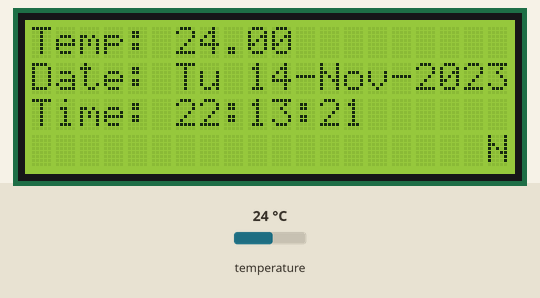
The sketch below on a simulated Arduino Uno, built with avr-gcc and run on an emulated ATmega328P. Shown: 20×4 character LCD. The inputs (shaded band) are chosen by the test bench; at power-on: temperature 24 °C. The local clock reads 2024-03-15 10:24:30 at power-on unless the sketch sets it; what the sketch prints to the serial monitor is not drawn.

Above: at 1.2 s.
1.3 s: temperature set to 12 °C
At 2.9 s:
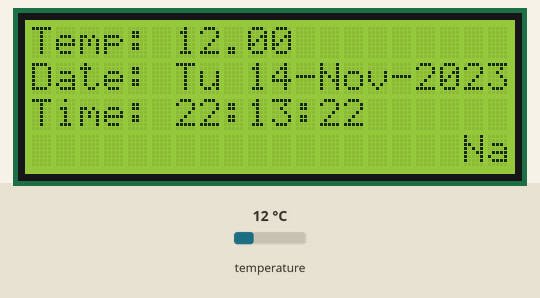
5.4 s: temperature set to 19 °C
At 6.8 s:
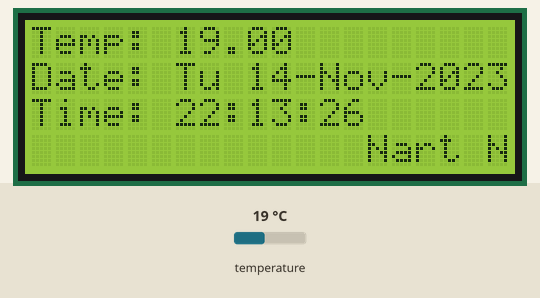
9.5 s: temperature set to 28 °C
At 10.7 s:
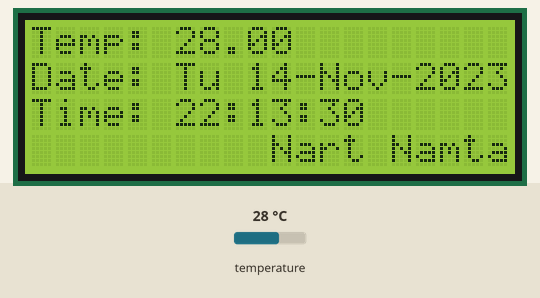
Timing chart, 0 to 12.5 s (numbered marks = the images above; inputs shaded):
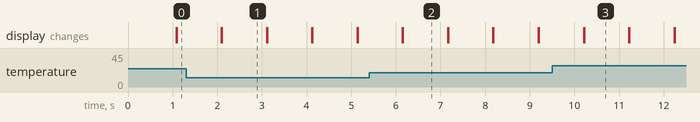

The sketch:

DS3231_LCD4bit2004Char.ino
```cpp
// Date, Time and Alarm functions using a DS3231 RTC connected via I2C and Wire lib
/*DS3231
    SDA > A4
    SCL > A5
*/


#include <Wire.h>
#include <SPI.h>  // not used here, but needed to prevent a RTClib compile error
#include <RTClib.h>
#include <LiquidCrystal.h>


RTC_DS3231 RTC;
LiquidCrystal lcd(12, 11, 5, 4, 3, 2);

int screenWidth = 20;
int screenHeight = 4;
String line1 = "Nart Namtal";
int stringStart, stringStop = 0;
int scrollCursor = screenWidth;
byte customChar[] = {
  0x00,
  0x0A,
  0x1F,
  0x1F,
  0x1F,
  0x0E,
  0x04,
  0x00
};

void setup() {
  Serial.begin(115200);
  Wire.begin();
  RTC.begin();
  lcd.begin(screenWidth,screenHeight);

  RTC.adjust(DateTime(__DATE__, __TIME__));
  if (! RTC.isrunning()) {
    Serial.println("RTC is NOT running!");
    // following line sets the RTC to the date & time this sketch was compiled
    RTC.adjust(DateTime(__DATE__, __TIME__));
  }
  DateTime now = RTC.now();
  //RTC.setAlarm1Simple(21, 58);
  RTC.turnOnAlarm(0);
  if (RTC.checkAlarmEnabled(1)) {
    Serial.println("Alarm Enabled");
  }
}

void loop () {
  lcd.setCursor(0, 0);
  lcd.print("Temp:");
  /*lcd.createChar(0, customChar);
  lcd.setCursor(12, 0);
  lcd.write(byte(0));*/
  lcd.setCursor(0, 1);
  lcd.print("Date:");
  lcd.setCursor(11, 1);
  lcd.print('-');
  lcd.setCursor(15, 1);
  lcd.print('-');
  lcd.setCursor(0, 2);
  lcd.print("Time:");

  DateTime now = RTC.now();
  float temp = RTC.getTemperature();

  lcd.setCursor(6, 0);
  lcd.print(temp);

  const char* dayChar = Day(now.dayOfWeek());
  lcd.setCursor(6, 1);
  lcd.print(dayChar);

  if(now.day() < 10) {
    lcd.setCursor(9, 1);
    lcd.print(0);
    lcd.print(now.day(), DEC);
  } else {
    lcd.setCursor(9, 1);
    lcd.print(now.day(), DEC);
  }
  const char* monthChar = Month(now.month());
  lcd.setCursor(12, 1);
  lcd.print(monthChar);

  lcd.setCursor(16, 1);
  lcd.print(now.year(), DEC);

  if(now.hour() < 10) {
    lcd.setCursor(6, 2);
    lcd.print(0);
    lcd.print(now.hour());
  } else {
    lcd.setCursor(6, 2);
    lcd.print(now.hour());
  }
  lcd.print(':');
  if(now.minute() < 10) {
    lcd.setCursor(9, 2);
    lcd.print(0);
    lcd.print(now.minute());
  } else {
    lcd.print(now.minute());
  }
  lcd.print(':');
  if(now.second() < 10) {
    lcd.setCursor(12, 2);
    lcd.print(0);
    lcd.print(now.second());
  } else {
    lcd.print(now.second());
  }

  if (RTC.checkIfAlarm(1)) {
    Serial.println("Alarm Triggered");
  }
  lcd.setCursor(scrollCursor, 3);
  lcd.print(line1.substring(stringStart,stringStop));
  if(stringStart == 0 && scrollCursor > 0){
    scrollCursor--;
    if(stringStop < line1.length()) {
      stringStop++;
    }
  } else if(scrollCursor == 0 && stringStart < stringStop) {
    stringStart++;
  } else {
    scrollCursor = screenWidth;
    stringStart = stringStop = 0;
  }
  delay(1000);
  lcd.clear();
}

const char* Day(int _dayOfWeek) {
  const char* dayChar;
  switch(_dayOfWeek) {
    case 0:
      dayChar = "Su";
      break;
    case 1:
      dayChar = "Mo";
      break;
    case 2:
      dayChar = "Tu";
      break;
    case 3:
      dayChar = "We";
      break;
    case 4:
      dayChar = "Th";
      break;
    case 5:
      dayChar = "Fr";
      break;
    case 6:
      dayChar = "Sa";
      break;
    default:
      break;
  }
  return dayChar;
}

const char* Month(int _month) {
  const char* monthChar;
  switch(_month) {
    case 1:
      monthChar = "Jan";
      break;
    case 2:
      monthChar = "Feb";
      break;
    case 3:
      monthChar = "Mar";
      break;
    case 4:
      monthChar = "Apr";
      break;
    case 5:
      monthChar = "May";
      break;
    case 6:
      monthChar = "Jun";
      break;
    case 7:
      monthChar = "Jul";
      break;
    case 8:
      monthChar = "Aug";
      break;
    case 9:
      monthChar = "Sep";
      break;
    case 10:
      monthChar = "Oct";
      break;
    case 11:
      monthChar = "Nov";
      break;
    case 12:
      monthChar = "Dec";
      break;
    default:
      break;
  }
  return monthChar;
}
```

Measured:
- what the display in image 1 shows lasts 1.0 s, from 2.1 s to 3.1 s
